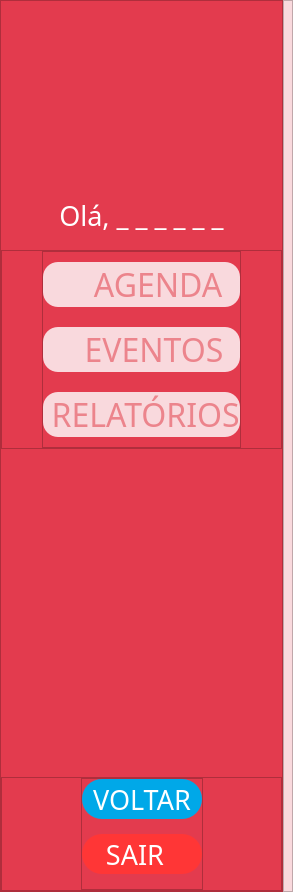
          <widget class="QWidget" name="secretaria">
           <property name="minimumSize">
            <size>
             <width>0</width>
             <height>0</height>
            </size>
           </property>
           <property name="font">
            <font>
             <family>Abel</family>
             <pointsize>20</pointsize>
            </font>
           </property>
           <property name="cursor">
            <cursorShape>PointingHandCursor</cursorShape>
           </property>
           <property name="layoutDirection">
            <enum>Qt::LeftToRight</enum>
           </property>
           <property name="styleSheet">
            <string notr="true"/>
           </property>
           <layout class="QVBoxLayout" name="verticalLayout_9">
            <property name="spacing">
             <number>16</number>
            </property>
            <property name="leftMargin">
             <number>0</number>
            </property>
            <property name="topMargin">
             <number>0</number>
            </property>
            <property name="rightMargin">
             <number>0</number>
            </property>
            <property name="bottomMargin">
             <number>0</number>
            </property>
            <item>
             <widget class="QStackedWidget" name="stack_secretaria">
              <property name="currentIndex">
               <number>0</number>
              </property>
              <widget class="QWidget" name="home_sec">
               <layout class="QHBoxLayout" name="horizontalLayout_8" stretch="0,6">
                <property name="spacing">
                 <number>0</number>
                </property>
                <property name="leftMargin">
                 <number>0</number>
                </property>
                <property name="topMargin">
                 <number>0</number>
                </property>
                <property name="rightMargin">
                 <number>0</number>
                </property>
                <property name="bottomMargin">
                 <number>0</number>
                </property>
                <item>
                 <widget class="QFrame" name="frame_15">
                  <property name="minimumSize">
                   <size>
                    <width>226</width>
                    <height>892</height>
                   </size>
                  </property>
                  <property name="styleSheet">
                   <string notr="true">QFrame{background-color: #E33B4E}</string>
                  </property>
                  <property name="frameShape">
                   <enum>QFrame::StyledPanel</enum>
                  </property>
                  <property name="frameShadow">
                   <enum>QFrame::Raised</enum>
                  </property>
                  <layout class="QVBoxLayout" name="verticalLayout_10">
                   <property name="spacing">
                    <number>16</number>
                   </property>
                   <property name="leftMargin">
                    <number>0</number>
                   </property>
                   <property name="topMargin">
                    <number>0</number>
                   </property>
                   <property name="rightMargin">
                    <number>0</number>
                   </property>
                   <property name="bottomMargin">
                    <number>0</number>
                   </property>
                   <item>
                    <widget class="QLabel" name="label_foto_secret">
                     <property name="minimumSize">
                      <size>
                       <width>140</width>
                       <height>180</height>
                      </size>
                     </property>
                     <property name="styleSheet">
                      <string notr="true">QLabel{margin-top: 42px}</string>
                     </property>
                     <property name="text">
                      <string/>
                     </property>
                     <property name="pixmap">
                      <pixmap>icons/Ellipse 1.png</pixmap>
                     </property>
                     <property name="alignment">
                      <set>Qt::AlignCenter</set>
                     </property>
                    </widget>
                   </item>
                   <item>
                    <widget class="QLabel" name="label_ola_nome_secret">
                     <property name="font">
                      <font>
                       <family>Abel</family>
                       <pointsize>20</pointsize>
                      </font>
                     </property>
                     <property name="styleSheet">
                      <string notr="true">color: #fff; margin-bottom: 1em;</string>
                     </property>
                     <property name="text">
                      <string>Olá, _ _ _ _ _ _</string>
                     </property>
                     <property name="alignment">
                      <set>Qt::AlignCenter</set>
                     </property>
                    </widget>
                   </item>
                   <item>
                    <widget class="QFrame" name="frame_18">
                     <property name="styleSheet">
                      <string notr="true"/>
                     </property>
                     <property name="frameShape">
                      <enum>QFrame::StyledPanel</enum>
                     </property>
                     <property name="frameShadow">
                      <enum>QFrame::Raised</enum>
                     </property>
                     <layout class="QHBoxLayout" name="horizontalLayout_13">
                      <property name="spacing">
                       <number>0</number>
                      </property>
                      <property name="leftMargin">
                       <number>0</number>
                      </property>
                      <property name="topMargin">
                       <number>0</number>
                      </property>
                      <property name="rightMargin">
                       <number>0</number>
                      </property>
                      <property name="bottomMargin">
                       <number>0</number>
                      </property>
                      <item>
                       <spacer name="horizontalSpacer_13">
                        <property name="orientation">
                         <enum>Qt::Horizontal</enum>
                        </property>
                        <property name="sizeHint" stdset="0">
                         <size>
                          <width>40</width>
                          <height>20</height>
                         </size>
                        </property>
                       </spacer>
                      </item>
                      <item>
                       <widget class="QFrame" name="frame_50">
                        <property name="styleSheet">
                         <string notr="true"/>
                        </property>
                        <property name="frameShape">
                         <enum>QFrame::StyledPanel</enum>
                        </property>
                        <property name="frameShadow">
                         <enum>QFrame::Raised</enum>
                        </property>
                        <layout class="QVBoxLayout" name="verticalLayout_12" stretch="0,0,0">
                         <property name="spacing">
                          <number>20</number>
                         </property>
                         <property name="leftMargin">
                          <number>0</number>
                         </property>
                         <property name="topMargin">
                          <number>10</number>
                         </property>
                         <property name="rightMargin">
                          <number>0</number>
                         </property>
                         <property name="bottomMargin">
                          <number>10</number>
                         </property>
                         <item>
                          <widget class="QPushButton" name="btn_agenda_sec">
                           <property name="minimumSize">
                            <size>
                             <width>140</width>
                             <height>45</height>
                            </size>
                           </property>
                           <property name="font">
                            <font>
                             <family>Six Caps</family>
                             <pointsize>24</pointsize>
                            </font>
                           </property>
                           <property name="cursor">
                            <cursorShape>PointingHandCursor</cursorShape>
                           </property>
                           <property name="layoutDirection">
                            <enum>Qt::LeftToRight</enum>
                           </property>
                           <property name="styleSheet">
                            <string notr="true">QPushButton{background-color: #F9D9DD; color: #EC848C; border-radius: 15px}
QPushButton:hover{background-color: hsl(6, 94%, 92%)}
QPushButton:focus{outline: 0}</string>
                           </property>
                           <property name="text">
                            <string>    AGENDA</string>
                           </property>
                           <property name="icon">
                            <iconset>
                             <normaloff>icons/agenda.png</normaloff>icons/agenda.png</iconset>
                           </property>
                           <property name="iconSize">
                            <size>
                             <width>30</width>
                             <height>30</height>
                            </size>
                           </property>
                          </widget>
                         </item>
                         <item>
                          <widget class="QPushButton" name="btn_eventos_sec">
                           <property name="minimumSize">
                            <size>
                             <width>140</width>
                             <height>45</height>
                            </size>
                           </property>
                           <property name="font">
                            <font>
                             <family>Six Caps</family>
                             <pointsize>24</pointsize>
                            </font>
                           </property>
                           <property name="cursor">
                            <cursorShape>PointingHandCursor</cursorShape>
                           </property>
                           <property name="styleSheet">
                            <string notr="true">QPushButton{background-color: #F9D9DD; color: #EC848C; border-radius: 15px}
QPushButton:hover{background-color: hsl(6, 94%, 92%)}
QPushButton:focus{outline: 0}</string>
                           </property>
                           <property name="text">
                            <string>   EVENTOS</string>
                           </property>
                           <property name="icon">
                            <iconset>
                             <normaloff>icons/festa-de-aniversario.png</normaloff>icons/festa-de-aniversario.png</iconset>
                           </property>
                           <property name="iconSize">
                            <size>
                             <width>30</width>
                             <height>30</height>
                            </size>
                           </property>
                          </widget>
                         </item>
                         <item>
                          <widget class="QPushButton" name="btn_relatorios_sec">
                           <property name="minimumSize">
                            <size>
                             <width>140</width>
                             <height>45</height>
                            </size>
                           </property>
                           <property name="font">
                            <font>
                             <family>Six Caps</family>
                             <pointsize>24</pointsize>
                            </font>
                           </property>
                           <property name="cursor">
                            <cursorShape>PointingHandCursor</cursorShape>
                           </property>
                           <property name="styleSheet">
                            <string notr="true">QPushButton{background-color: #F9D9DD; color: #EC848C; border-radius: 15px}
QPushButton:hover{background-color: hsl(6, 94%, 92%)}
QPushButton:focus{outline: 0}</string>
                           </property>
                           <property name="text">
                            <string> RELATÓRIOS</string>
                           </property>
                           <property name="icon">
                            <iconset>
                             <normaloff>icons/relatorio-de-negocios.png</normaloff>icons/relatorio-de-negocios.png</iconset>
                           </property>
                           <property name="iconSize">
                            <size>
                             <width>30</width>
                             <height>30</height>
                            </size>
                           </property>
                          </widget>
                         </item>
                        </layout>
                       </widget>
                      </item>
                      <item>
                       <spacer name="horizontalSpacer_14">
                        <property name="orientation">
                         <enum>Qt::Horizontal</enum>
                        </property>
                        <property name="sizeHint" stdset="0">
                         <size>
                          <width>40</width>
                          <height>20</height>
                         </size>
                        </property>
                       </spacer>
                      </item>
                     </layout>
                    </widget>
                   </item>
                   <item>
                    <spacer name="verticalSpacer_4">
                     <property name="orientation">
                      <enum>Qt::Vertical</enum>
                     </property>
                     <property name="sizeHint" stdset="0">
                      <size>
                       <width>20</width>
                       <height>200</height>
                      </size>
                     </property>
                    </spacer>
                   </item>
                   <item>
                    <widget class="QFrame" name="frame_17">
                     <property name="minimumSize">
                      <size>
                       <width>0</width>
                       <height>0</height>
                      </size>
                     </property>
                     <property name="frameShape">
                      <enum>QFrame::StyledPanel</enum>
                     </property>
                     <property name="frameShadow">
                      <enum>QFrame::Raised</enum>
                     </property>
                     <layout class="QHBoxLayout" name="horizontalLayout_12" stretch="0,0,0">
                      <property name="spacing">
                       <number>0</number>
                      </property>
                      <property name="leftMargin">
                       <number>0</number>
                      </property>
                      <property name="topMargin">
                       <number>0</number>
                      </property>
                      <property name="rightMargin">
                       <number>0</number>
                      </property>
                      <property name="bottomMargin">
                       <number>0</number>
                      </property>
                      <item>
                       <spacer name="horizontalSpacer_11">
                        <property name="orientation">
                         <enum>Qt::Horizontal</enum>
                        </property>
                        <property name="sizeHint" stdset="0">
                         <size>
                          <width>40</width>
                          <height>20</height>
                         </size>
                        </property>
                       </spacer>
                      </item>
                      <item>
                       <widget class="QFrame" name="frame_12">
                        <property name="styleSheet">
                         <string notr="true"/>
                        </property>
                        <property name="frameShape">
                         <enum>QFrame::StyledPanel</enum>
                        </property>
                        <property name="frameShadow">
                         <enum>QFrame::Raised</enum>
                        </property>
                        <layout class="QVBoxLayout" name="verticalLayout_8">
                         <property name="spacing">
                          <number>15</number>
                         </property>
                         <property name="leftMargin">
                          <number>0</number>
                         </property>
                         <property name="topMargin">
                          <number>0</number>
                         </property>
                         <property name="rightMargin">
                          <number>0</number>
                         </property>
                         <property name="bottomMargin">
                          <number>15</number>
                         </property>
                         <item>
                          <widget class="QPushButton" name="btn_voltar_sec">
                           <property name="minimumSize">
                            <size>
                             <width>120</width>
                             <height>40</height>
                            </size>
                           </property>
                           <property name="font">
                            <font>
                             <family>Abel</family>
                             <pointsize>20</pointsize>
                            </font>
                           </property>
                           <property name="cursor">
                            <cursorShape>PointingHandCursor</cursorShape>
                           </property>
                           <property name="styleSheet">
                            <string notr="true">QPushButton{color: #fff; background-color: #00A8E8; border-radius: 20px;}
QPushButton:hover{background-color: #23B2EE}
QPushButton:focus{outline:0}</string>
                           </property>
                           <property name="text">
                            <string>VOLTAR</string>
                           </property>
                          </widget>
                         </item>
                         <item>
                          <widget class="QPushButton" name="btn_sair_sec">
                           <property name="minimumSize">
                            <size>
                             <width>120</width>
                             <height>40</height>
                            </size>
                           </property>
                           <property name="font">
                            <font>
                             <family>Abel</family>
                             <pointsize>20</pointsize>
                            </font>
                           </property>
                           <property name="cursor">
                            <cursorShape>PointingHandCursor</cursorShape>
                           </property>
                           <property name="layoutDirection">
                            <enum>Qt::RightToLeft</enum>
                           </property>
                           <property name="styleSheet">
                            <string notr="true">QPushButton{color: #fff; background-color: #FF3636; border-radius: 20px;}
QPushButton:hover{background-color: 	hsl(0, 100%, 64%)}
QPushButton:focus{outline:0}</string>
                           </property>
                           <property name="text">
                            <string>SAIR  </string>
                           </property>
                           <property name="icon">
                            <iconset>
                             <normaloff>icons/ligar.png</normaloff>icons/ligar.png</iconset>
                           </property>
                           <property name="iconSize">
                            <size>
                             <width>24</width>
                             <height>24</height>
                            </size>
                           </property>
                          </widget>
                         </item>
                        </layout>
                       </widget>
                      </item>
                      <item>
                       <spacer name="horizontalSpacer_12">
                        <property name="orientation">
                         <enum>Qt::Horizontal</enum>
                        </property>
                        <property name="sizeHint" stdset="0">
                         <size>
                          <width>40</width>
                          <height>20</height>
                         </size>
                        </property>
                       </spacer>
                      </item>
                     </layout>
                    </widget>
                   </item>
                  </layout>
                 </widget>
                </item>
                <item>
                 <widget class="QFrame" name="frame_16">
                  <property name="styleSheet">
                   <string notr="true">QFrame{background-color:#F9D9DD}</string>
                  </property>
                  <property name="frameShape">
                   <enum>QFrame::StyledPanel</enum>
                  </property>
                  <property name="frameShadow">
                   <enum>QFrame::Raised</enum>
                  </property>
                  <layout class="QHBoxLayout" name="horizontalLayout_14" stretch="0">
                   <property name="spacing">
                    <number>0</number>
                   </property>
                   <property name="leftMargin">
                    <number>0</number>
                   </property>
                   <property name="topMargin">
                    <number>8</number>
                   </property>
                   <property name="rightMargin">
                    <number>8</number>
                   </property>
                   <property name="bottomMargin">
                    <number>0</number>
                   </property>
                   <item>
                    <widget class="QStackedWidget" name="stackedWidget_3">
                     <widget class="QWidget" name="page_3"/>
                     <widget class="QWidget" name="page_4"/>
                    </widget>
                   </item>
                  </layout>
                 </widget>
                </item>
               </layout>
              </widget>
              <widget class="QWidget" name="stack_16"/>
              <widget class="QWidget" name="stack_17"/>
              <widget class="QWidget" name="stack_18"/>
             </widget>
            </item>
           </layout>
          </widget>
